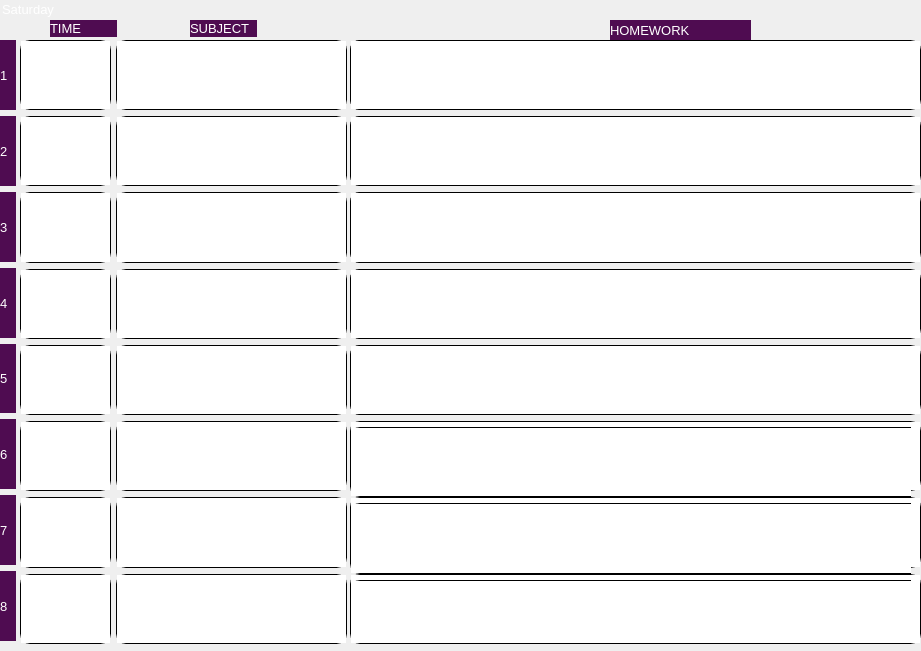
    <widget class="QGroupBox" name="groupBoxSat">
     <property name="geometry">
      <rect>
       <x>1</x>
       <y>30</y>
       <width>921</width>
       <height>651</height>
      </rect>
     </property>
     <property name="styleSheet">
      <string notr="true">QGroupBox {
font-family: &quot;Dosis&quot;;
font-size:10pt;
color:white;
border:0pt;
}
QLabel {
font-family: &quot;Dosis&quot;;
background:	rgb(79, 12, 81);
font-size:10pt;
border:0pt;
color:white;
}
QTextEdit{
font-size:10pt;
border: 1px solid black;
border-radius: 10px;
color:white;
}
</string>
     </property>
     <property name="title">
      <string>Saturday</string>
     </property>
     <widget class="QLabel" name="label_58">
      <property name="geometry">
       <rect>
        <x>610</x>
        <y>20</y>
        <width>141</width>
        <height>21</height>
       </rect>
      </property>
      <property name="text">
       <string>HOMEWORK</string>
      </property>
     </widget>
     <widget class="QWidget" name="verticalLayoutWidget_27">
      <property name="geometry">
       <rect>
        <x>20</x>
        <y>40</y>
        <width>91</width>
        <height>604</height>
       </rect>
      </property>
      <layout class="QVBoxLayout" name="verticalLayout_27">
       <item>
        <widget class="QTextEdit" name="textEdit96"/>
       </item>
       <item>
        <widget class="QTextEdit" name="textEdit97"/>
       </item>
       <item>
        <widget class="QTextEdit" name="textEdit98"/>
       </item>
       <item>
        <widget class="QTextEdit" name="textEdit99"/>
       </item>
       <item>
        <widget class="QTextEdit" name="textEdit100"/>
       </item>
       <item>
        <widget class="QTextEdit" name="textEdit101"/>
       </item>
       <item>
        <widget class="QTextEdit" name="textEdit102"/>
       </item>
       <item>
        <widget class="QTextEdit" name="textEdit103"/>
       </item>
      </layout>
     </widget>
     <widget class="QGroupBox" name="groupBoxSatHom">
      <property name="geometry">
       <rect>
        <x>350</x>
        <y>40</y>
        <width>561</width>
        <height>591</height>
       </rect>
      </property>
      <property name="title">
       <string/>
      </property>
      <widget class="QWidget" name="verticalLayoutWidget_28">
       <property name="geometry">
        <rect>
         <x>0</x>
         <y>0</y>
         <width>571</width>
         <height>610</height>
        </rect>
       </property>
       <layout class="QVBoxLayout" name="verticalLayout_28">
        <item>
         <widget class="QTextEdit" name="textEdit160"/>
        </item>
        <item>
         <widget class="QTextEdit" name="textEdit161"/>
        </item>
        <item>
         <widget class="QTextEdit" name="textEdit162"/>
        </item>
        <item>
         <widget class="QTextEdit" name="textEdit163"/>
        </item>
        <item>
         <widget class="QTextEdit" name="textEdit164"/>
        </item>
        <item>
         <widget class="Line" name="line_12">
          <property name="orientation">
           <enum>Qt::Vertical</enum>
          </property>
         </widget>
        </item>
        <item>
         <widget class="QTextEdit" name="textEdit165"/>
        </item>
        <item>
         <widget class="QTextEdit" name="textEdit166"/>
        </item>
        <item>
         <widget class="QTextEdit" name="textEdit167"/>
        </item>
       </layout>
      </widget>
     </widget>
     <widget class="QLabel" name="label_59">
      <property name="geometry">
       <rect>
        <x>190</x>
        <y>20</y>
        <width>67</width>
        <height>17</height>
       </rect>
      </property>
      <property name="text">
       <string>SUBJECT</string>
      </property>
     </widget>
     <widget class="QWidget" name="verticalLayoutWidget_29">
      <property name="geometry">
       <rect>
        <x>350</x>
        <y>40</y>
        <width>571</width>
        <height>604</height>
       </rect>
      </property>
      <layout class="QVBoxLayout" name="verticalLayout_29">
       <item>
        <widget class="QTextEdit" name="textEdit104"/>
       </item>
       <item>
        <widget class="QTextEdit" name="textEdit105"/>
       </item>
       <item>
        <widget class="QTextEdit" name="textEdit106"/>
       </item>
       <item>
        <widget class="QTextEdit" name="textEdit107"/>
       </item>
       <item>
        <widget class="QTextEdit" name="textEdit108"/>
       </item>
       <item>
        <widget class="QTextEdit" name="textEdit109"/>
       </item>
       <item>
        <widget class="QTextEdit" name="textEdit110"/>
       </item>
       <item>
        <widget class="QTextEdit" name="textEdit111"/>
       </item>
      </layout>
     </widget>
     <widget class="QWidget" name="verticalLayoutWidget_30">
      <property name="geometry">
       <rect>
        <x>0</x>
        <y>40</y>
        <width>16</width>
        <height>601</height>
       </rect>
      </property>
      <layout class="QVBoxLayout" name="verticalLayout_30">
       <item>
        <widget class="QLabel" name="label_61">
         <property name="text">
          <string>1</string>
         </property>
        </widget>
       </item>
       <item>
        <widget class="QLabel" name="label_62">
         <property name="text">
          <string>2</string>
         </property>
        </widget>
       </item>
       <item>
        <widget class="QLabel" name="label_63">
         <property name="text">
          <string>3</string>
         </property>
        </widget>
       </item>
       <item>
        <widget class="QLabel" name="label_64">
         <property name="text">
          <string>4</string>
         </property>
        </widget>
       </item>
       <item>
        <widget class="QLabel" name="label_65">
         <property name="text">
          <string>5</string>
         </property>
        </widget>
       </item>
       <item>
        <widget class="QLabel" name="label_66">
         <property name="text">
          <string>6</string>
         </property>
        </widget>
       </item>
       <item>
        <widget class="QLabel" name="label_67">
         <property name="text">
          <string>7</string>
         </property>
        </widget>
       </item>
       <item>
        <widget class="QLabel" name="label_68">
         <property name="text">
          <string>8</string>
         </property>
        </widget>
       </item>
      </layout>
     </widget>
     <widget class="QWidget" name="verticalLayoutWidget_31">
      <property name="geometry">
       <rect>
        <x>116</x>
        <y>40</y>
        <width>231</width>
        <height>604</height>
       </rect>
      </property>
      <layout class="QVBoxLayout" name="verticalLayout_31">
       <item>
        <widget class="QTextEdit" name="textEdit112"/>
       </item>
       <item>
        <widget class="QTextEdit" name="textEdit113"/>
       </item>
       <item>
        <widget class="QTextEdit" name="textEdit114"/>
       </item>
       <item>
        <widget class="QTextEdit" name="textEdit115"/>
       </item>
       <item>
        <widget class="QTextEdit" name="textEdit116"/>
       </item>
       <item>
        <widget class="QTextEdit" name="textEdit117"/>
       </item>
       <item>
        <widget class="QTextEdit" name="textEdit118"/>
       </item>
       <item>
        <widget class="QTextEdit" name="textEdit119"/>
       </item>
      </layout>
     </widget>
     <widget class="QLabel" name="label_69">
      <property name="geometry">
       <rect>
        <x>50</x>
        <y>20</y>
        <width>67</width>
        <height>17</height>
       </rect>
      </property>
      <property name="text">
       <string>TIME</string>
      </property>
     </widget>
     <zorder>label_58</zorder>
     <zorder>verticalLayoutWidget_27</zorder>
     <zorder>label_59</zorder>
     <zorder>verticalLayoutWidget_29</zorder>
     <zorder>verticalLayoutWidget_30</zorder>
     <zorder>verticalLayoutWidget_31</zorder>
     <zorder>label_69</zorder>
     <zorder>groupBoxSatHom</zorder>
    </widget>
